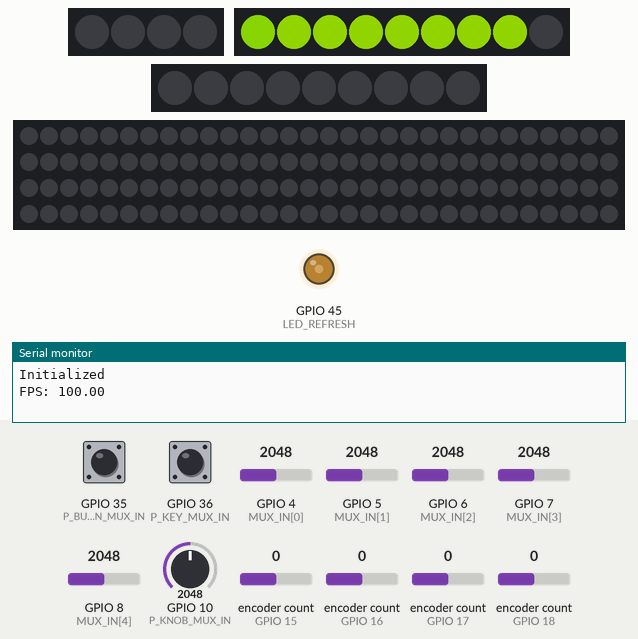
Recording of a program running on a simulated ESP32-S3. Shown: 4 RGB LEDs in strip order, left to right, 2 × 9 RGB LEDs in strip order, left to right, 120 RGB LEDs in strip order, left to right, continuing on the next row, output pins drawn as LEDs (lit = HIGH), the last lines printed to the serial monitor. Inputs (shaded band) come from the test bench; at power-on: encoder count (sensors on GPIO 15, GPIO 16, GPIO 17, GPIO 18) 0, GPIO 35 (P_BUTTON_MUX_IN) HIGH, GPIO 10 (P_KNOB_MUX_IN) = 2048, GPIO 4 (MUX_IN[0]) = 2048, GPIO 5 (MUX_IN[1]) = 2048, GPIO 6 (MUX_IN[2]) = 2048, GPIO 7 (MUX_IN[3]) = 2048, GPIO 8 (MUX_IN[4]) = 2048, GPIO 36 (P_KEY_MUX_IN) HIGH. Dim RGB values are drawn brighter than linear; random numbers use the default seed unless the program sets one; pins used as bus, display or sensor lines are not drawn.

Above: at 1.2 s.
1.3 s: encoder count (sensor on GPIO 15) set to 1
At 1.69 s:
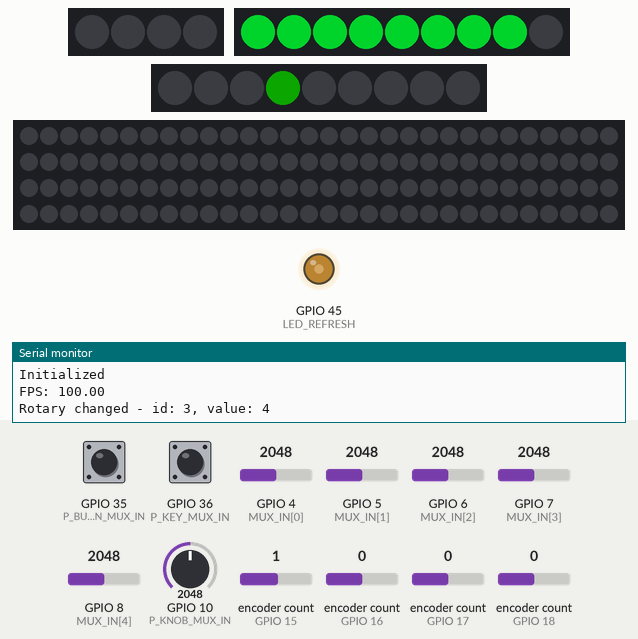
3.9 s: encoder count (sensor on GPIO 16) set to 1
At 4.12 s:
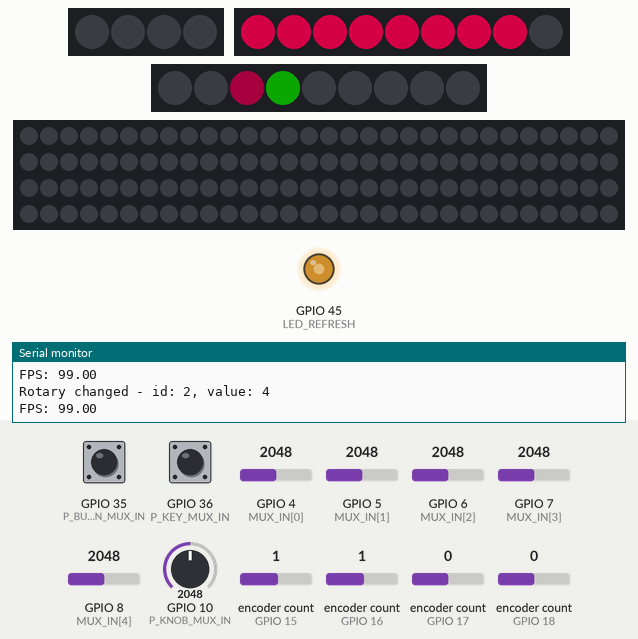
6.3 s: encoder count (sensor on GPIO 17) set to 1
At 6.55 s:
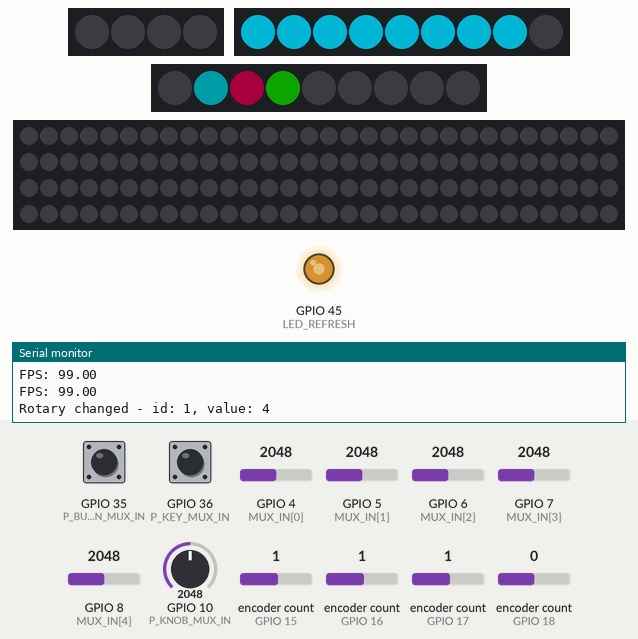
8.8 s: encoder count (sensor on GPIO 18) set to 1
At 9.0 s:
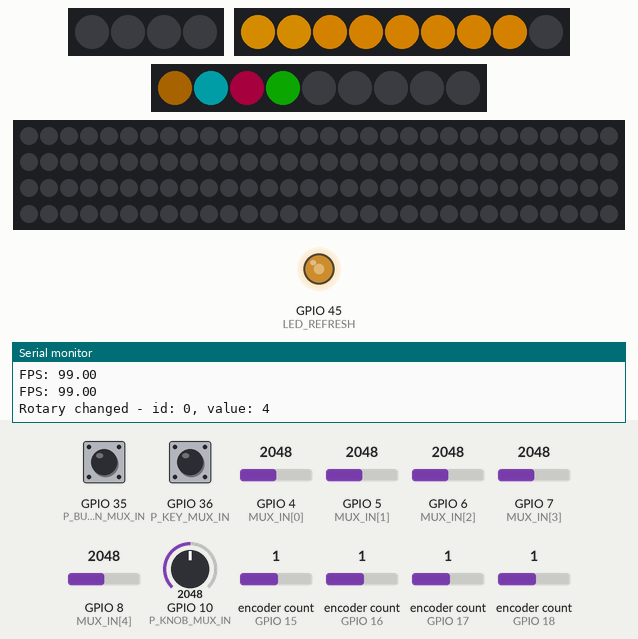
11.2 s: GPIO 35 (P_BUTTON_MUX_IN) pulled LOW for 0.15 s
11.9 s: GPIO 10 (P_KNOB_MUX_IN) set to 360
At 12.06 s:
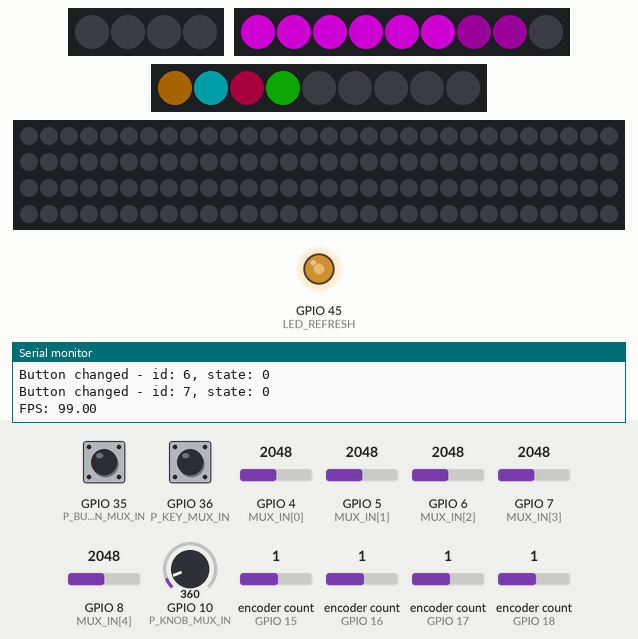
Timing chart, 0 to 20.6 s (numbered marks = the images above; inputs shaded):
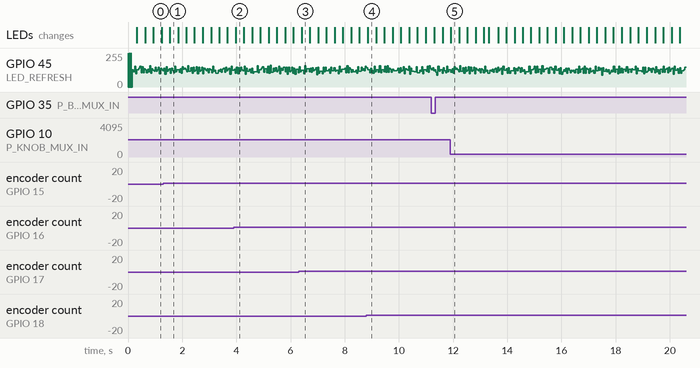

The program:

main.cpp
```cpp
#include <Arduino.h>
#include "config.h"
#include "Adafruit_NeoPixel.h"
#include "main.h"
#include "utils.h"
#include "panel.cpp"
#include "keyboard_lights.cpp"

u32 lasts[NUM_NOTES];  // variable to store the value coming from the sensor
u64 last_hit_times[NUM_NOTES];
u32 bounce_delay = 50; // Minimum time between two hits

let max_sensor = 4096;
let max_threshold = 3000;
let active_threshold = 400;  // Minimum value to be considered as a hit

let led_refresh_on = false;

Panel panel;
KeyboardLights keyboardLights;

void setup()
{
    // Initialize pins
    pinModeSafe(LED_REFRESH, OUTPUT);
    for (int pin: MUX_IN) pinModeSafe(pin, INPUT);
    for (int pin: MUX_SEL_OUT) pinModeSafe(pin, OUTPUT);

    // Initialize serial
    Serial.begin(115200);
    Serial.printf("Initialized\r\n");

    panel.begin();
    keyboardLights.begin();
}

u64 fps_last_update = 0;
u32 fps_updates = 0;
const u32 fps_interval_ms = 1000;

void countFps(u64 time)
{
    // Report FPS every second
    fps_updates++;
    if (time - fps_last_update >= fps_interval_ms)
    {
        fps_last_update = time;
        double fps = 1.0 * fps_updates / fps_interval_ms * 1000;
        Serial.printf("FPS: %.2f\r\n", fps);
        fps_updates = 0;
    }
}

void readKeyboard()
{
    u64 time = millis();
    countFps(time);

    // Toggle LED refresh indicator
    digitalWrite(LED_REFRESH, led_refresh_on = !led_refresh_on);

    // Loop through each multiplexer state
    for (int i = 0; i < PINS_PER_MUX; i++)
    {
        // Set select pins
        for (int j = 0; j < NUM_MUX_SEL; j++)
        {
            // i >> j is the jth bit of i
            digitalWrite(MUX_SEL_OUT[j], (i >> j) & 1);
        }

        // Read input pins from the multiplexer
        for (int j = 0; j < NUM_MUX; j++)
        {
            int note_id = j * PINS_PER_MUX + i;
            if (note_id >= NUM_NOTES) break;

            // Read the analog input
            u32 v = analogRead(MUX_IN[j]);
            if (v != lasts[note_id])
            {
                on_sensor_update(note_id, time, lasts[note_id], v);
            }
            lasts[note_id] = v;
        }
    }
}

/**
 * Called when the sensor value changes
 *
 * @param id Sensor index
 */
void on_sensor_update(int id, u64 time, u32 last, u32 current)
{
    // If the last hit is too close, ignore this hit
    let last_hit_time = last_hit_times[id];
    if (time - last_hit_time < bounce_delay) return;

    // If the value is above the threshold
    if (current > active_threshold)
    {
        // If the last value is below the threshold, it's a new hit
        if (last < active_threshold)
        {
            // Send MIDI message
            // /hit <note> <velocity>
            Serial.printf("/hit %d %d\r\n", notes[id].midi,
                          MIN((last - active_threshold) * 127 / (max_threshold - active_threshold), 127));

            // Lights
            keyboardLights.hit(id);
        }
    }
    else if (last > active_threshold)
    {
        // Released
        last_hit_times[id] = time;
    }
}

void loop()
{
    readKeyboard();

//    for (int i = 0; i < LK_NUM_LIGHTS; i++)
//    {
//        lk.setPixelColor(i, Adafruit_NeoPixel::ColorHSV(last_hue + i * hue_interval, 255, brightness));
//    }
}
```

keyboard_lights.cpp
```cpp
//
// Created by Hykilpikonna on 4/21/23.
//

#include <Arduino.h>
#include "config.h"
#include "utils.h"
#include "Adafruit_NeoPixel.h"
#include <unordered_map>
#include <queue>

const int ANIM_QUEUE_SIZE = 100;
const int FRAME_DELAY_MS = 20;

using namespace std;

class KeyboardLights
{
private:
    Adafruit_NeoPixel led_key;
    unordered_map<int, int> key_to_light;
    TaskHandle_t thread{};

    u32 animation[ANIM_QUEUE_SIZE][LK_NUM_LIGHTS]{};
    u32 last_frame[LK_NUM_LIGHTS]{};
    int anim_index = 0;

    static int wrap(int i) { return (i + LK_NUM_LIGHTS) % LK_NUM_LIGHTS; }

    void update()
    {
        // Render this frame
        auto frame = animation[anim_index];
        for (int i = 0; i < LK_NUM_LIGHTS; i++)
        {
            if (frame[i] == 0 && last_frame[i] == 0) continue;
            last_frame[i] = frame[i];
            led_key.setPixelColor(i, frame[i]);
        }
        led_key.show();

        // Clear the current frame
        for (int i = 0; i < LK_NUM_LIGHTS; i++) frame[i] = 0;
        anim_index = (anim_index + 1) % ANIM_QUEUE_SIZE;
    }

    [[noreturn]] static void loop(void *pv)
    {
        auto *lights = (KeyboardLights *) pv;

        while (true)
        {
            lights->update();
            vTaskDelay(FRAME_DELAY_MS / portTICK_PERIOD_MS);
        }
    }

public:
    KeyboardLights() : led_key(LK_NUM_LIGHTS, LK_PIN, NEO_GRB + NEO_KHZ800)
    {
        // Initialize key to light map
        int regi = 0;
        for (int i = NUM_NOTES - 1; i >= 0; i--)
        {
            auto note = notes[i];
            auto ki = (float) regi;
            if (note.name[1] == '#') ki -= 0.5;

            // Calculate the length from the start of the keyboard to the key
            ki *= LK_KEY_SPACING_MM + LK_KEY_LEN_MM;
            ki += LK_KEY_LEN_MM / 2.0; // Center of the key

            // Calculate the index of the light at the same length position
            ki *= LK_LIGHTS_PER_MM;

            // Convert key index to mm, then to light index
            key_to_light[i] = (int) round(ki);

            // Increment the regular note index if it's not a sharp note
            if (note.name[1] != '#') regi++;
        }
    }

    void begin()
    {
        pinModeSafe(LK_PIN, OUTPUT);

        led_key.begin();
        xTaskCreate(loop, "loopLights", 4096, this, 1, &thread);
    }

    void hit(int key)
    {
        // 1. Calculate the starting index
        int start = key_to_light[key];

        Serial.printf("Key %d -> Light %d\n", key, start);

        // 2. Start animation

        // Fade out for one light
//        for (int i = 0; i < 50; i++)
//        {
//            animation[(anim_index + i) % ANIM_QUEUE_SIZE][start] = Adafruit_NeoPixel::ColorHSV(0, 255, (50 - i) * 2);
//        }

        // Fade out from the center to both sides
        int hue = random(0, 65535);
        for (int i = 0; i < 25; i++)
        {
            // Pick a random hue
            Serial.printf("Hue: %d\n", hue);
            int v = (25 - i) * 2;
            int s = 255;
            auto frame = animation[(anim_index + i) % ANIM_QUEUE_SIZE];

            frame[start] = Adafruit_NeoPixel::ColorHSV(hue, s, v);

            // Sides
            for (int j = 1; j <= min(i, 10); j++)
            {
                frame[(start + j) % LK_NUM_LIGHTS] = Adafruit_NeoPixel::ColorHSV(hue, s, MAX(v - j * 2, 0));
                frame[(start - j + LK_NUM_LIGHTS) % LK_NUM_LIGHTS] = Adafruit_NeoPixel::ColorHSV(hue, s, MAX(v - j * 2, 0));
            }
        }
    }
};
```

main.h
```cpp
//
// Created by Hykilpikonna on 4/13/23.
//

#ifndef FIRMWARE_MAIN_H
#define FIRMWARE_MAIN_H

/**
 * Called when the sensor value changes
 *
 * @param id Sensor index
 */
void on_sensor_update(int id, u64 time, u32 last, u32 current);

#endif //FIRMWARE_MAIN_H
```

panel.cpp
```cpp
//
// Created by Hykilpikonna on 4/21/23.
//

#include <Arduino.h>

#include "config.h"
#include "Adafruit_NeoPixel.h"
#include "Encoder.h"

/**
 * Class controlling the MIDI panel
 */
class Panel {
private:
    Adafruit_NeoPixel led_key;
    Adafruit_NeoPixel led_knob;
    Adafruit_NeoPixel led_rotary;

    u16 last_hue = 0;
    u8 brightness = 40;

    bool key_states[P_PINS_PER_MUX]{};
    bool btn_states[P_PINS_PER_MUX]{};
    u32 pot_states[P_PINS_PER_MUX]{};

    Encoder *encoders[P_NUM_ROTARY]{};
    int encoder_states[P_NUM_ROTARY]{};

    TaskHandle_t panelThread{};

public:
    Panel() :
        led_key(4, P_LED_KEY, NEO_GRB + NEO_KHZ800),
        led_knob(9, P_LED_KNOB, NEO_GRB + NEO_KHZ800),
        led_rotary(9, P_LED_ROTARY, NEO_GRB + NEO_KHZ800)
    {}

    void begin()
    {
        for (int pin: P_MUX_SEL_OUT) pinModeSafe(pin, OUTPUT);
        for (int pin: P_ROTARY_A) pinModeSafe(pin, INPUT);
        for (int pin: P_ROTARY_B) pinModeSafe(pin, INPUT);
        pinModeSafe(P_BUTTON_MUX_IN, INPUT);
        pinModeSafe(P_KEY_MUX_IN, INPUT);
        pinModeSafe(P_KNOB_MUX_IN, INPUT);
        pinModeSafe(P_LED_KEY, OUTPUT);
        pinModeSafe(P_LED_KNOB, OUTPUT);
        pinModeSafe(P_LED_ROTARY, OUTPUT);

        led_key.begin();
        led_knob.begin();
        led_rotary.begin();

        // Initialize encoders
        for (int i = 0; i < P_NUM_ROTARY; i++)
        {
            encoders[i] = new Encoder(P_ROTARY_A[i], P_ROTARY_B[i]);
        }

        xTaskCreate(loopPanel, "loopPanel", 4096, this, 1, &panelThread);
    }

private:
    void readPanel()
    {
        const auto hue_interval = 512;
        last_hue += hue_interval;

        // Read rotary encoders
        for (int i = 0; i < P_NUM_ROTARY; ++i)
        {
            int state = encoders[i]->read();
            if (encoder_states[i] != state)
            {
                encoder_states[i] = state;
                Serial.printf("Rotary changed - id: %d, value: %d\r\n", i, state);
                led_rotary.setPixelColor(i, Adafruit_NeoPixel::ColorHSV(last_hue, 255, brightness));
                led_rotary.show();
            }
        }

        // Read buttons
        for (int i = 0; i < P_PINS_PER_MUX; ++i)
        {
            // Set select pins
            for (int j = 0; j < P_NUM_MUX_SEL; ++j)
            {
                // i >> j is the jth bit of i
                digitalWrite(P_MUX_SEL_OUT[j], (i >> j) & 1);
            }
            vTaskDelay(1);

            // Read button
            int key = !digitalRead(P_KEY_MUX_IN);
            int btn = !digitalRead(P_BUTTON_MUX_IN);

            // If the state is changed, call button callback
            if (key_states[i] != key)
            {
                key_states[i] = key;
                onKey(i, key);
            }

            if (btn_states[i] != btn)
            {
                btn_states[i] = btn;
                onBtn(i, btn);
            }

            // Read potentiometer
            int pot = (int) round(analogRead(P_KNOB_MUX_IN) / 16.0);
            onPotRead(i, pot);

            // If the state is changed, call potentiometer callback
            if (ABS(pot_states[i] - pot) > 4)
            {
                pot_states[i] = pot;
                onPotChange(i, pot);
            }
        }

        delay(10);
        led_key.show();
        led_knob.show();
        led_rotary.show();
    }

    void onKey(int id, bool state)
    {
        // Check if it's one of the larger keys (the first 4)
        if (id < 4)
        {
            if (state)
            {
                // Set a random color for the key's LED
                led_key.setPixelColor(id, Adafruit_NeoPixel::ColorHSV(random(0, 65535), 255, brightness));
                led_key.show();
            }
            else
            {
                // Clear the key's LED
                led_key.setPixelColor(id, 0);
                led_key.show();
            }
        }

        // Key 5 = clear
        if (id == 4 && state)
        {
            led_key.clear();
            led_key.show();
        }

        Serial.printf("Key changed - id: %d, state: %d\r\n", id, state);
    }

    void onBtn(int id, bool state)
    {
        Serial.printf("Button changed - id: %d, state: %d\r\n", id, state);
    }

    void onPotRead(int id, u8 value)
    {
        // Set LED
        led_knob.setPixelColor(id, Adafruit_NeoPixel::ColorHSV(last_hue, 255, value));
        led_knob.show();
    }

    void onPotChange(int id, u8 value)
    {
//        Serial.printf("Potentiometer changed - id: %d, value: %d\r\n", id, value);
    }

    [[noreturn]] static void loopPanel(void* pvParameters)
    {
        auto* panel = (Panel*) pvParameters;
        while (true)
        {
            panel->readPanel();
        }
    }
};
```

utils.cpp
```cpp
#include "utils.h"
```

utils.h
```cpp
#ifndef FIRMWARE_UTILS_H
#define FIRMWARE_UTILS_H

#define u8 uint8_t
#define u16 uint16_t
#define u32 uint32_t
#define u64 uint64_t
#define MIN(a, b) ((a) < (b) ? (a) : (b))
#define MAX(a, b) ((a) > (b) ? (a) : (b))
#define ABS(a) ((a) < 0 ? -(a) : (a))
#define let auto

#define pinModeSafe(pin, mode) do { if (pin != -1) pinMode(pin, mode); } while (false)

#endif //FIRMWARE_UTILS_H
```

config.h
```cpp
#ifndef FIRMWARE_CONFIG_H
#define FIRMWARE_CONFIG_H

#include "utils.h"

// ========================================
// Main Keyboard Pin Configuration
// ========================================

// LED indicator for pulling update
const int LED_REFRESH = 45;

// 4 1:16 Multiplexers: GPIO pins for each analog multiplexer that handles 12 sensors of an octave
// Notes are connected in order: Mux #1 (0-11), Mux #2 (12-23), Mux #3 (24-35), Mux #4 (36-47), Mux #5 (48-59)
const int NUM_MUX = 5;
const int PINS_PER_MUX = 12;
const int MUX_IN[NUM_MUX] = {4, 5, 6, 7, 8};

// Select pins for every multiplexer, each multiplexer has 4 select pins, all sel0 are connected to 14, etc.
const int NUM_MUX_SEL = 4;
const int MUX_SEL_OUT[NUM_MUX_SEL] = {14, 13, 12, 11};

// LED Light strip
const int LK_PIN = 2;
const int LK_LIGHTS_PER_METER = 60;
constexpr float LK_NUM_METERS = 2;
const int LK_KEY_SPACING_MM = 7;
const int LK_KEY_LEN_MM = 30;
const int LK_OFFSET_MM = 25; // Length in mm from the start of the strip to the first key
const float LK_LIGHTS_PER_MM = LK_LIGHTS_PER_METER / 1000.0;
constexpr int LK_NUM_LIGHTS = (int) (LK_LIGHTS_PER_METER * LK_NUM_METERS + 0.5);

// ========================================
// MIDI Panel Pin Configuration
// ========================================

// 3 1:8 Multiplexers for the midi panel
const int P_PINS_PER_MUX = 8;
const int P_KEY_MUX_IN = 36;
const int P_BUTTON_MUX_IN = 35;  // Digital signal inputs for button multiplexers
const int P_KNOB_MUX_IN = 10;  // Analog signal inputs for potentiometer

// Select pins for every multiplexer, each multiplexer has 3 select pins
const int P_NUM_MUX_SEL = 3;
const int P_MUX_SEL_OUT[P_NUM_MUX_SEL] = {37, 38, 39};

// Rotary encoder pins
const int P_NUM_ROTARY = 4;
const int P_ROTARY_A[P_NUM_ROTARY] = {18, 17, 16, 15};
const int P_ROTARY_B[P_NUM_ROTARY] = {19, 20, 21, 47};

// LED light strips
const int P_LED_KEY = 42;
const int P_LED_KNOB = 41;
const int P_LED_ROTARY = 40;

// ========================================
// Constants
// ========================================

typedef struct note
{
    char name[4];
    u16 midi;
} Note;

// 61 Notes from C2 to C7
const int NUM_NOTES = 61;
const int NUM_SHARP_NOTES = 25;
const int NUM_REGULAR_NOTES = NUM_NOTES - NUM_SHARP_NOTES;

const Note notes[] = {
        {"C2", 36}, {"C#2", 37}, {"D2", 38}, {"D#2", 39}, {"E2", 40}, {"F2", 41}, {"F#2", 42}, {"G2", 43}, {"G#2", 44}, {"A2", 45}, {"A#2", 46}, {"B2", 47},
        {"C3", 48}, {"C#3", 49}, {"D3", 50}, {"D#3", 51}, {"E3", 52}, {"F3", 53}, {"F#3", 54}, {"G3", 55}, {"G#3", 56}, {"A3", 57}, {"A#3", 58}, {"B3", 59},
        {"C4", 60}, {"C#4", 61}, {"D4", 62}, {"D#4", 63}, {"E4", 64}, {"F4", 65}, {"F#4", 66}, {"G4", 67}, {"G#4", 68}, {"A4", 69}, {"A#4", 70}, {"B4", 71},
        {"C5", 72}, {"C#5", 73}, {"D5", 74}, {"D#5", 75}, {"E5", 76}, {"F5", 77}, {"F#5", 78}, {"G5", 79}, {"G#5", 80}, {"A5", 81}, {"A#5", 82}, {"B5", 83},
        {"C6", 84}, {"C#6", 85}, {"D6", 86}, {"D#6", 87}, {"E6", 88}, {"F6", 89}, {"F#6", 90}, {"G6", 91}, {"G#6", 92}, {"A6", 93}, {"A#6", 94}, {"B6", 95},
        {"C7", 96}
};

#endif //FIRMWARE_CONFIG_H
```
